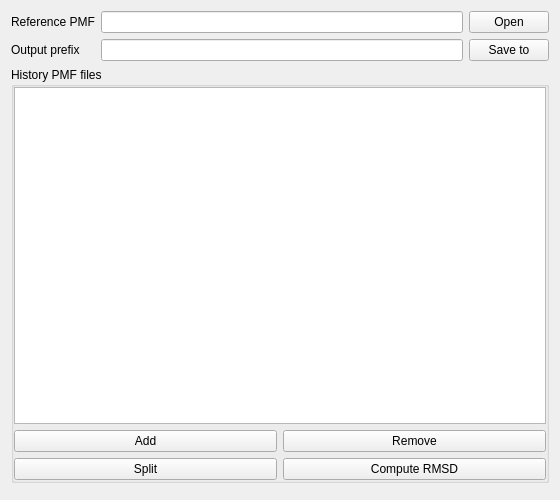
<?xml version="1.0" encoding="UTF-8"?>
<ui version="4.0">
 <class>HistoryPMFTab</class>
 <widget class="QWidget" name="HistoryPMFTab">
  <property name="geometry">
   <rect>
    <x>0</x>
    <y>0</y>
    <width>560</width>
    <height>500</height>
   </rect>
  </property>
  <property name="windowTitle">
   <string>Form</string>
  </property>
  <layout class="QGridLayout" name="gridLayout_2">
   <item row="0" column="1">
    <widget class="QLineEdit" name="lineEditReferencePMF"/>
   </item>
   <item row="1" column="1">
    <widget class="QLineEdit" name="lineEditOutputPrefix"/>
   </item>
   <item row="0" column="0">
    <widget class="QLabel" name="labelReferencePMF">
     <property name="text">
      <string>Reference PMF</string>
     </property>
    </widget>
   </item>
   <item row="1" column="2">
    <widget class="QPushButton" name="pushButtonSaveTo">
     <property name="text">
      <string>Save to</string>
     </property>
    </widget>
   </item>
   <item row="1" column="0">
    <widget class="QLabel" name="labelOutputPrefix">
     <property name="text">
      <string>Output prefix</string>
     </property>
    </widget>
   </item>
   <item row="0" column="2">
    <widget class="QPushButton" name="pushButtonOpen">
     <property name="text">
      <string>Open</string>
     </property>
    </widget>
   </item>
   <item row="2" column="0" colspan="3">
    <widget class="QGroupBox" name="groupBox">
     <property name="title">
      <string>History PMF files</string>
     </property>
     <property name="flat">
      <bool>true</bool>
     </property>
     <layout class="QGridLayout" name="gridLayout">
      <property name="leftMargin">
       <number>0</number>
      </property>
      <property name="topMargin">
       <number>0</number>
      </property>
      <property name="rightMargin">
       <number>0</number>
      </property>
      <property name="bottomMargin">
       <number>0</number>
      </property>
      <item row="0" column="0" colspan="2">
       <widget class="QListView" name="listViewHistoryFile"/>
      </item>
      <item row="1" column="0">
       <widget class="QPushButton" name="pushButtonAdd">
        <property name="text">
         <string>Add</string>
        </property>
       </widget>
      </item>
      <item row="1" column="1">
       <widget class="QPushButton" name="pushButtonRemove">
        <property name="text">
         <string>Remove</string>
        </property>
       </widget>
      </item>
      <item row="2" column="0">
       <widget class="QPushButton" name="pushButtonSplit">
        <property name="text">
         <string>Split</string>
        </property>
       </widget>
      </item>
      <item row="2" column="1">
       <widget class="QPushButton" name="pushButtonComputeRMSD">
        <property name="text">
         <string>Compute RMSD</string>
        </property>
       </widget>
      </item>
     </layout>
    </widget>
   </item>
   <item row="3" column="0" colspan="3">
    <widget class="RMSDPlot" name="widgetRMSDPlot" native="true"/>
   </item>
  </layout>
 </widget>
 <customwidgets>
  <customwidget>
   <class>RMSDPlot</class>
   <extends>QWidget</extends>
   <header>base/plot.h</header>
   <container>1</container>
  </customwidget>
 </customwidgets>
 <tabstops>
  <tabstop>lineEditReferencePMF</tabstop>
  <tabstop>pushButtonOpen</tabstop>
  <tabstop>lineEditOutputPrefix</tabstop>
  <tabstop>pushButtonSaveTo</tabstop>
  <tabstop>listViewHistoryFile</tabstop>
  <tabstop>pushButtonAdd</tabstop>
  <tabstop>pushButtonRemove</tabstop>
  <tabstop>pushButtonSplit</tabstop>
  <tabstop>pushButtonComputeRMSD</tabstop>
 </tabstops>
 <resources/>
 <connections/>
</ui>
